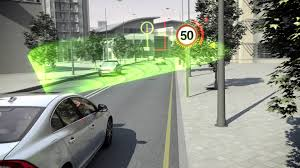
#> input picture tutorials/image.jpg, 300 x 168 px, found by its file name
$ python contours.py
#> lines starting #> are read from the running program, lines starting #| are printed output that depends on the picture; after the words box and inside, x2 and y2 are one past the last pixel; in counts of white or black regions, pixels touching at a corner belong together
import cv2 as cv2
import numpy as np
import random as rng

rng.seed(12345)
def thresh_callback(val):
    threshold = val
    # Detect edges using Canny
    canny_output = cv2.Canny(src_gray, threshold, threshold * 2)
    # Find contours
    contours, hierarchy = cv2.findContours(canny_output, cv2.RETR_TREE, cv2.CHAIN_APPROX_SIMPLE)
    # Draw contours
    drawing = np.zeros((canny_output.shape[0], canny_output.shape[1], 3), dtype=np.uint8)
    for i in range(len(contours)):
        color = (rng.randint(0,256), rng.randint(0,256), rng.randint(0,256))
        cv2.drawContours(drawing, contours, i, color, 2, cv2.LINE_8, hierarchy, 0)
    # Show in a window
    cv2.imshow('Contours', drawing)
# Load source image

src = cv2.imread("D:/camera-calibration/image.jpg")
#> src is the input picture: shape (168, 300, 3); mean B, G, R 128, 144.2, 137.1

# Convert image to gray and blur it
src_gray = cv2.cvtColor(src, cv2.COLOR_BGR2GRAY)
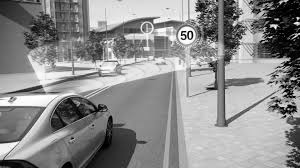
#> src_gray: shape (168, 300); min 0, max 255, mean 140.2
src_gray = cv2.blur(src_gray, (3,3))
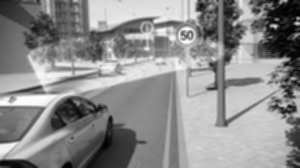
#> src_gray: shape (168, 300); min 1, max 255, mean 140.2
# Create Window
source_window = 'Source'
cv2.namedWindow(source_window)
cv2.imshow(source_window, src)
max_thresh = 255
thresh = 100 # initial threshold
cv2.createTrackbar('Canny Thresh:', source_window, thresh, max_thresh, thresh_callback)
thresh_callback(thresh)
#> in thresh_callback, `canny_output = cv2.Canny(src_gray, threshold, threshold * 2)`:
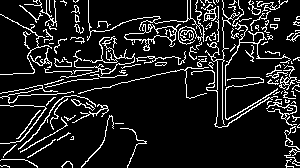
#> canny_output: shape (168, 300); 12% white in thin lines or dots
#> in thresh_callback, `contours, hierarchy = cv2.findContours(canny_output, cv2.RETR_TREE, cv..`: contours = 164 contours, 132 with area under 20; largest, box (x1, y1, x2, y2) and area: (124, 24, 181, 51) 486, (124, 26, 177, 42) 394, (191, 0, 278, 128) 92, (203, 7, 217, 22) 88, (279, 65, 297, 90) 84
#> the loop in thresh_callback, `for i in range(len(contours)):` made 164 passes
#> color on passes 1 to 3: (213, 5, 152), (188, 99, 138), (223, 82, 191)
#> after the loop in thresh_callback, `for i in range(len(contours)):`:
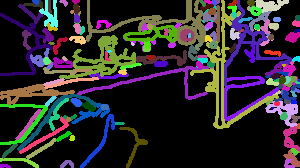
#> drawing: shape (168, 300, 3); mean of channels 0, 1, 2 44.2, 40.7, 44.9; drawn as B, G, R
cv2.waitKey()
